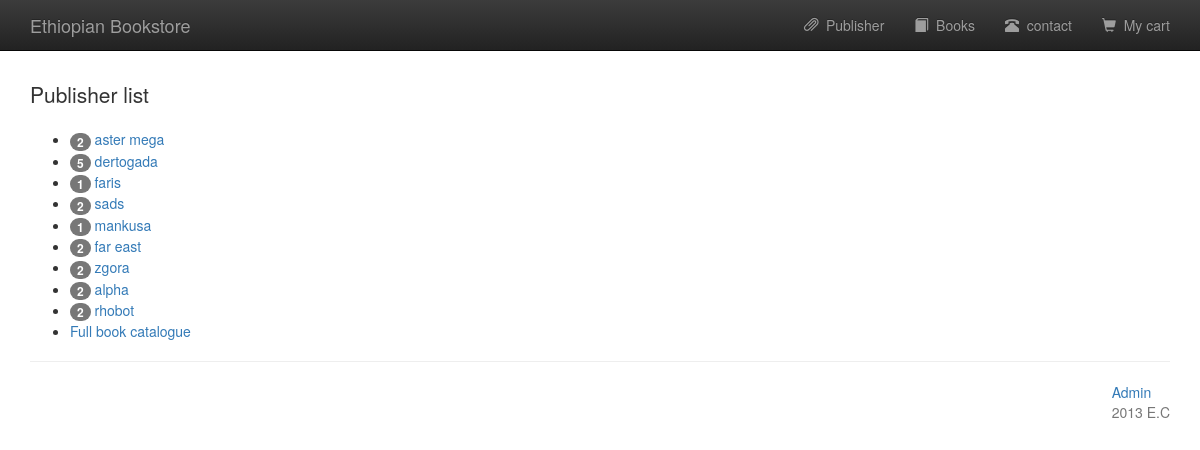
The app's page /publisher_list.php with its own data.
### tables this page shows
CREATE TABLE `publisher` (
  `publisherid` int(10) UNSIGNED NOT NULL,
  `publisher_name` varchar(60) NOT NULL
);

### publisher_list.php (the view, shortened to what this page needs)
<?php
$conn = db_connect();
$query = "SELECT * FROM publisher ORDER BY publisherid";
$result = mysqli_query($conn, $query);
require "./template/header.php";
?>
<p class="lead">Publisher list</p>
<ul>
	<?php
	while ($row = mysqli_fetch_assoc($result)) {
		$count = 0;
		$query = "SELECT publisherid FROM books";
		$result2 = mysqli_query($conn, $query);
		while ($pubInBook = mysqli_fetch_assoc($result2)) {
			if ($pubInBook['publisherid'] == $row['publisherid']) {
				$count++;
			}
		}
	?>
		<li>
			<span class="badge"><?php echo $count; ?></span>
			<a href="bookPerPub.php?pubid=<?php echo $row['publisherid']; ?>"><?php echo $row['publisher_name']; ?></a>
		</li>
	<?php } ?>
	<li>
		<a href="books.php">Full book catalogue </a>
	</li>
</ul>
<?php
require "./template/footer.php";
?>

### records on screen
publisher: count "2", publisher_name "aster mega"
publisher: count "5", publisher_name "dertogada"
publisher: count "1", publisher_name "faris"
publisher: count "2", publisher_name "sads"
publisher: count "1", publisher_name "mankusa"
publisher: count "2", publisher_name "far east"
publisher: count "2", publisher_name "zgora"
publisher: count "2", publisher_name "alpha"
publisher: count "2", publisher_name "rhobot"
